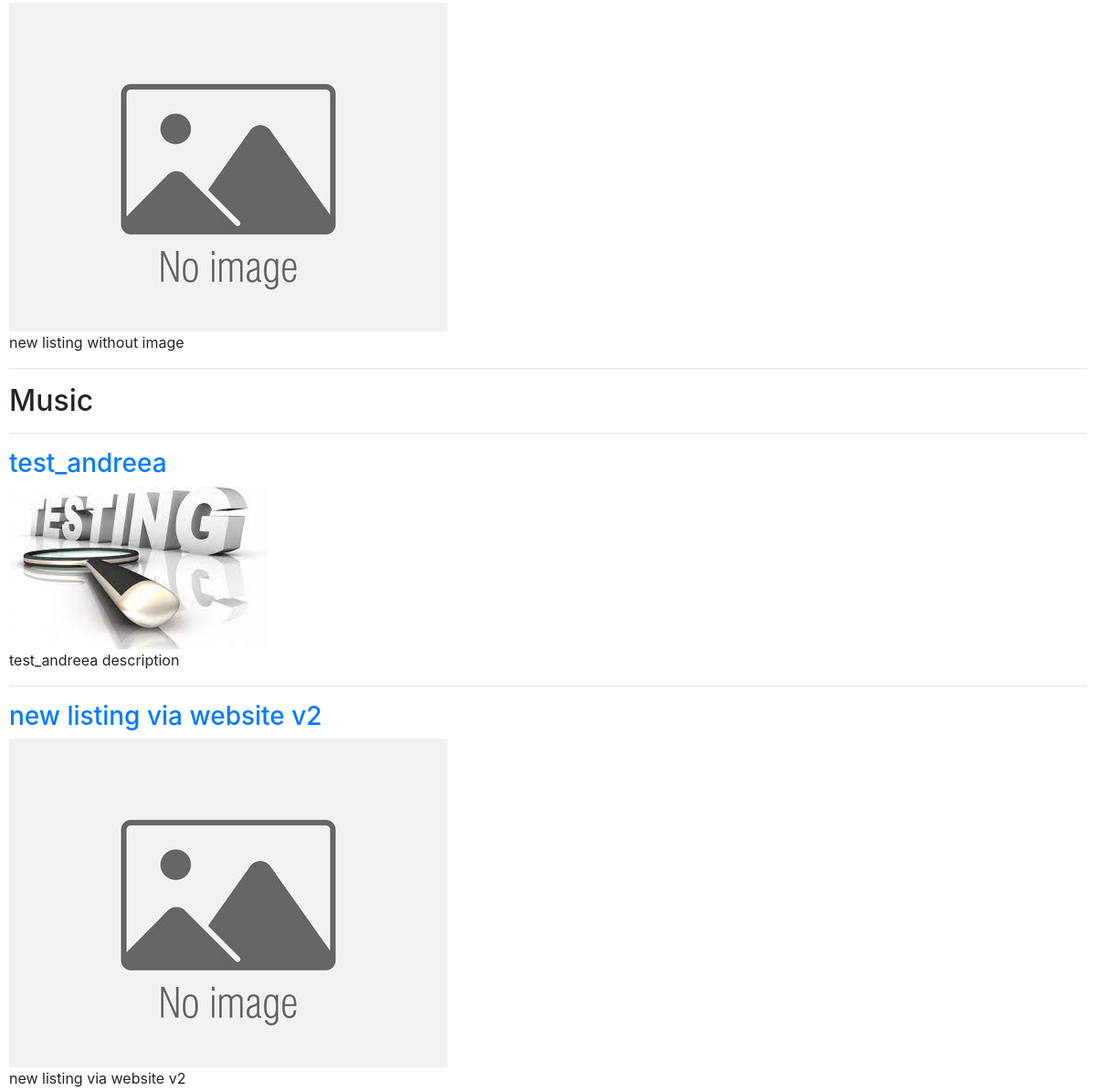
The app's page /categories/all/ (middle part), older data.
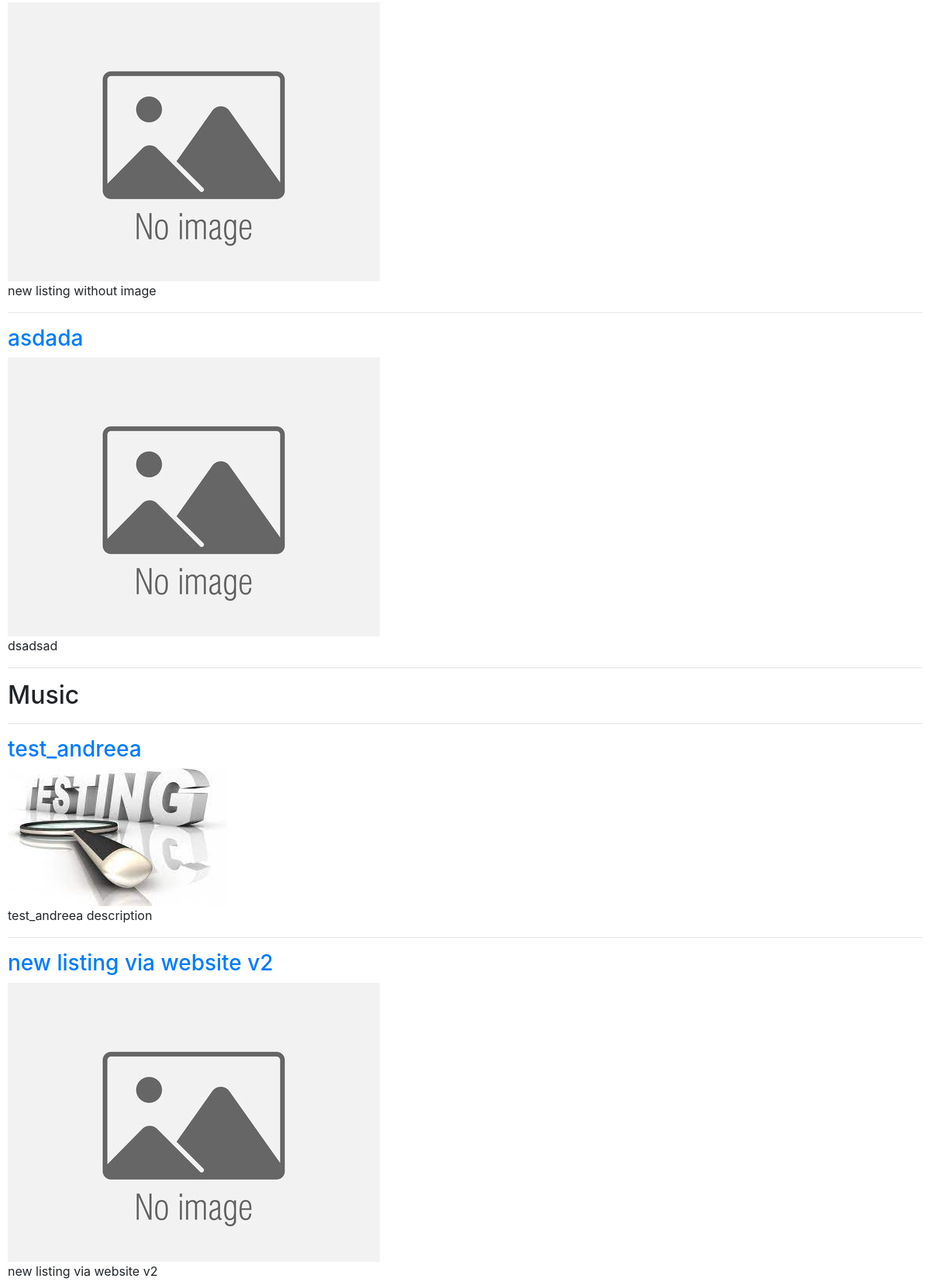
The same page, newer data.
### auctions/models.py (models this page shows, shortened)
class Listing(models.Model):
    user = models.ForeignKey(User, on_delete=models.CASCADE, null=False, blank=False)
    title = models.CharField(max_length=64)
    description = models.CharField(max_length=200)
    image = models.FileField(upload_to=image_path, blank=True)
    starting = models.DecimalField(max_digits=3, decimal_places=0,validators=[MinValueValidator(limit_value=1)], default=1)
    category = models.ForeignKey(Category, on_delete=models.CASCADE, null=True, related_name='category')
    active = models.BooleanField(default=True)
    winner = models.OneToOneField(User, on_delete=models.PROTECT, null=True, blank=True, related_name="winner")
    def image_url(self):
        return self.image.url if self.image else os.path.join(settings.MEDIA_URL, 'default.jpg')

class Category(models.Model):
    name = models.CharField(max_length=50)
    class Meta:
        ordering = ['name']

### auctions/views.py (the view)
# urls.py: path("categories/", lambda request: redirect('categories_all'), name="categories"),
def categories_all(request):
    categories = Category.objects.all()
    categories_listings = {}
    for category in categories:
        listings = Listing.objects.filter(category=category)
        categories_listings[category] = listings
    return render(request, 'auctions/all_categories.html', {
        'categories_listings': categories_listings
    })

### auctions/templatetags/show_categories.py (called while the page is built)
@register.inclusion_tag("auctions/category_list.html")
def show_categories(categories):
    categories = Category.objects.all()
    return {"categories": categories}

### auctions/templates/auctions/all_categories.html
{% extends "auctions/layout.html" %}
{% load static %}
{% block body %}
{% for category, listings in categories_listings.items %}
    <h2>{{ category.name }}</h2>
    <hr>
    {% for listing in listings %}
    <a href="{% url 'listing' listing.id %}"><h3>{{listing.title}}</h3></a>
    <img src="{{listing.image_url}}" alt="{{ listing.title}}">
    <p>{{listing.description}}</p>
    <hr>
    {% empty %}
        <p>No active listings.</p>
    {% endfor %}
{% endfor %}
{% endblock %}

Row changes from the older to the newer data that the page shows:
added Listing: title "asdada", description "dsadsad", shown under Category (number 1 of 2 on the later page)
